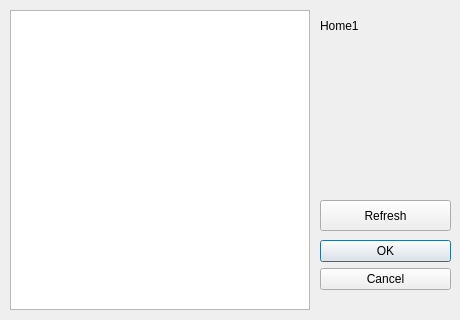
<?xml version="1.0" encoding="UTF-8"?>
<ui version="4.0">
 <class>SensorForm</class>
 <widget class="QWidget" name="SensorForm">
  <property name="geometry">
   <rect>
    <x>0</x>
    <y>0</y>
    <width>460</width>
    <height>320</height>
   </rect>
  </property>
  <property name="windowTitle">
   <string>Form</string>
  </property>
  <widget class="QLabel" name="label_ico">
   <property name="geometry">
    <rect>
     <x>320</x>
     <y>40</y>
     <width>131</width>
     <height>131</height>
    </rect>
   </property>
   <property name="text">
    <string/>
   </property>
   <property name="pixmap">
    <pixmap resource="res.qrc">:/res/domotics/1227768.png</pixmap>
   </property>
   <property name="scaledContents">
    <bool>true</bool>
   </property>
  </widget>
  <widget class="QDialogButtonBox" name="buttonBox">
   <property name="geometry">
    <rect>
     <x>320</x>
     <y>240</y>
     <width>131</width>
     <height>71</height>
    </rect>
   </property>
   <property name="orientation">
    <enum>Qt::Vertical</enum>
   </property>
   <property name="standardButtons">
    <set>QDialogButtonBox::Cancel|QDialogButtonBox::Ok</set>
   </property>
  </widget>
  <widget class="QPushButton" name="button_refresh">
   <property name="geometry">
    <rect>
     <x>320</x>
     <y>200</y>
     <width>131</width>
     <height>31</height>
    </rect>
   </property>
   <property name="text">
    <string>Refresh</string>
   </property>
  </widget>
  <widget class="QLabel" name="label_home">
   <property name="geometry">
    <rect>
     <x>320</x>
     <y>10</y>
     <width>121</width>
     <height>31</height>
    </rect>
   </property>
   <property name="text">
    <string>Home1</string>
   </property>
  </widget>
  <widget class="QTableView" name="tableView">
   <property name="geometry">
    <rect>
     <x>10</x>
     <y>10</y>
     <width>300</width>
     <height>300</height>
    </rect>
   </property>
   <property name="editTriggers">
    <set>QAbstractItemView::NoEditTriggers</set>
   </property>
   <property name="selectionMode">
    <enum>QAbstractItemView::SingleSelection</enum>
   </property>
   <property name="selectionBehavior">
    <enum>QAbstractItemView::SelectRows</enum>
   </property>
   <attribute name="horizontalHeaderDefaultSectionSize">
    <number>23</number>
   </attribute>
   <attribute name="verticalHeaderVisible">
    <bool>false</bool>
   </attribute>
  </widget>
 </widget>
 <resources>
  <include location="res.qrc"/>
 </resources>
 <connections/>
</ui>
